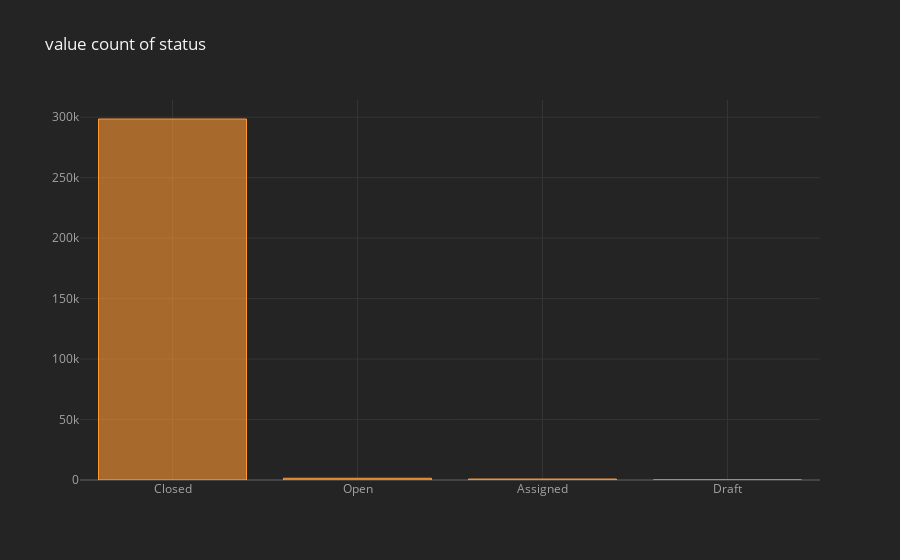

The notebook cell this image was saved under:
### Code cell
df["Status"].value_counts().iplot(kind="bar",title="value count of status")

### Figure 1 — Plotly figure (JSON) as saved in the notebook; plotly's stock layout.template omitted (floating-point values rounded to 4 significant figures)
{"data": [{"marker": {"color": "rgba(255, 153, 51, 0.6)", "line": {"color": "rgba(255, 153, 51, 1.0)", "width": 1}}, "name": "Status", "orientation": "v", "text": "", "type": "bar", "x": ["Closed", "Open", "Assigned", "Draft"], "y": [298471, 1439, 786, 2]}], "layout": {"legend": {"bgcolor": "#242424", "font": {"color": "#F4F4F4"}}, "paper_bgcolor": "#242424", "plot_bgcolor": "#242424", "title": {"font": {"color": "#F4F4F4"}, "text": "value count of status"}, "xaxis": {"gridcolor": "#343434", "showgrid": true, "tickfont": {"color": "#A4A4A4"}, "title": {"font": {"color": "#A4A4A4"}, "text": ""}, "zerolinecolor": "#444444"}, "yaxis": {"gridcolor": "#343434", "showgrid": true, "tickfont": {"color": "#A4A4A4"}, "title": {"font": {"color": "#A4A4A4"}, "text": ""}, "zerolinecolor": "#444444"}}}
